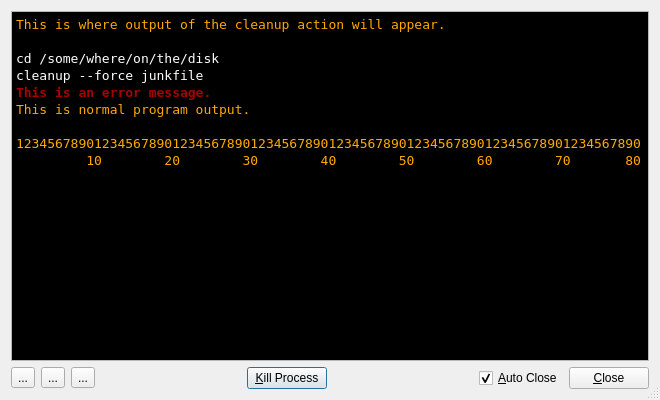
<?xml version="1.0" encoding="UTF-8"?>
<ui version="4.0">
 <class>OutputWindow</class>
 <widget class="QDialog" name="OutputWindow">
  <property name="geometry">
   <rect>
    <x>0</x>
    <y>0</y>
    <width>660</width>
    <height>400</height>
   </rect>
  </property>
  <property name="windowTitle">
   <string>Cleanup Output</string>
  </property>
  <property name="windowIcon">
   <iconset resource="icons.qrc">
    <normaloff>:/icons/terminal.png</normaloff>:/icons/terminal.png</iconset>
  </property>
  <property name="sizeGripEnabled">
   <bool>true</bool>
  </property>
  <layout class="QVBoxLayout" name="verticalLayout">
   <item>
    <widget class="QTextEdit" name="terminal">
     <property name="palette">
      <palette>
       <active>
        <colorrole role="Text">
         <brush brushstyle="SolidPattern">
          <color alpha="255">
           <red>255</red>
           <green>170</green>
           <blue>0</blue>
          </color>
         </brush>
        </colorrole>
        <colorrole role="Base">
         <brush brushstyle="SolidPattern">
          <color alpha="255">
           <red>0</red>
           <green>0</green>
           <blue>0</blue>
          </color>
         </brush>
        </colorrole>
       </active>
       <inactive>
        <colorrole role="Text">
         <brush brushstyle="SolidPattern">
          <color alpha="255">
           <red>255</red>
           <green>170</green>
           <blue>0</blue>
          </color>
         </brush>
        </colorrole>
        <colorrole role="Base">
         <brush brushstyle="SolidPattern">
          <color alpha="255">
           <red>0</red>
           <green>0</green>
           <blue>0</blue>
          </color>
         </brush>
        </colorrole>
       </inactive>
       <disabled>
        <colorrole role="Text">
         <brush brushstyle="SolidPattern">
          <color alpha="255">
           <red>128</red>
           <green>128</green>
           <blue>128</blue>
          </color>
         </brush>
        </colorrole>
        <colorrole role="Base">
         <brush brushstyle="SolidPattern">
          <color alpha="255">
           <red>255</red>
           <green>255</green>
           <blue>255</blue>
          </color>
         </brush>
        </colorrole>
       </disabled>
      </palette>
     </property>
     <property name="font">
      <font>
       <family>DejaVu Sans Mono</family>
       <weight>50</weight>
       <bold>false</bold>
      </font>
     </property>
     <property name="frameShape">
      <enum>QFrame::StyledPanel</enum>
     </property>
     <property name="lineWidth">
      <number>1</number>
     </property>
     <property name="lineWrapMode">
      <enum>QTextEdit::NoWrap</enum>
     </property>
     <property name="html">
      <string>&lt;!DOCTYPE HTML PUBLIC &quot;-//W3C//DTD HTML 4.0//EN&quot; &quot;http://www.w3.org/TR/REC-html40/strict.dtd&quot;&gt;
&lt;html&gt;&lt;head&gt;&lt;meta name=&quot;qrichtext&quot; content=&quot;1&quot; /&gt;&lt;style type=&quot;text/css&quot;&gt;
p, li { white-space: pre-wrap; }
&lt;/style&gt;&lt;/head&gt;&lt;body style=&quot; font-family:'DejaVu Sans Mono'; font-size:10pt; font-weight:400; font-style:normal;&quot;&gt;
&lt;p style=&quot; margin-top:0px; margin-bottom:0px; margin-left:0px; margin-right:0px; -qt-block-indent:0; text-indent:0px;&quot;&gt;This is where output of the cleanup action will appear.&lt;/p&gt;
&lt;p style=&quot;-qt-paragraph-type:empty; margin-top:0px; margin-bottom:0px; margin-left:0px; margin-right:0px; -qt-block-indent:0; text-indent:0px;&quot;&gt;&lt;br /&gt;&lt;/p&gt;
&lt;p style=&quot; margin-top:0px; margin-bottom:0px; margin-left:0px; margin-right:0px; -qt-block-indent:0; text-indent:0px;&quot;&gt;&lt;span style=&quot; color:#ffffff;&quot;&gt;cd /some/where/on/the/disk&lt;/span&gt;&lt;/p&gt;
&lt;p style=&quot; margin-top:0px; margin-bottom:0px; margin-left:0px; margin-right:0px; -qt-block-indent:0; text-indent:0px;&quot;&gt;&lt;span style=&quot; color:#ffffff;&quot;&gt;cleanup --force junkfile&lt;/span&gt;&lt;/p&gt;
&lt;p style=&quot; margin-top:0px; margin-bottom:0px; margin-left:0px; margin-right:0px; -qt-block-indent:0; text-indent:0px;&quot;&gt;&lt;span style=&quot; font-weight:600; color:#aa0000;&quot;&gt;This is an error message.&lt;/span&gt;&lt;/p&gt;
&lt;p style=&quot; margin-top:0px; margin-bottom:0px; margin-left:0px; margin-right:0px; -qt-block-indent:0; text-indent:0px;&quot;&gt;This is normal program output.&lt;/p&gt;
&lt;p style=&quot;-qt-paragraph-type:empty; margin-top:0px; margin-bottom:0px; margin-left:0px; margin-right:0px; -qt-block-indent:0; text-indent:0px;&quot;&gt;&lt;br /&gt;&lt;/p&gt;
&lt;p style=&quot; margin-top:0px; margin-bottom:0px; margin-left:0px; margin-right:0px; -qt-block-indent:0; text-indent:0px;&quot;&gt;12345678901234567890123456789012345678901234567890123456789012345678901234567890&lt;/p&gt;
&lt;p style=&quot; margin-top:0px; margin-bottom:0px; margin-left:0px; margin-right:0px; -qt-block-indent:0; text-indent:0px;&quot;&gt;         10        20        30        40        50        60        70       80&lt;/p&gt;&lt;/body&gt;&lt;/html&gt;</string>
     </property>
     <property name="acceptRichText">
      <bool>false</bool>
     </property>
     <property name="textInteractionFlags">
      <set>Qt::LinksAccessibleByMouse|Qt::TextSelectableByKeyboard|Qt::TextSelectableByMouse</set>
     </property>
    </widget>
   </item>
   <item>
    <layout class="QHBoxLayout" name="horizontalLayout">
     <item>
      <widget class="QToolButton" name="zoomInButton">
       <property name="text">
        <string>...</string>
       </property>
       <property name="icon">
        <iconset resource="icons.qrc">
         <normaloff>:/icons/zoom-in.png</normaloff>:/icons/zoom-in.png</iconset>
       </property>
      </widget>
     </item>
     <item>
      <widget class="QToolButton" name="zoomOutButton">
       <property name="text">
        <string>...</string>
       </property>
       <property name="icon">
        <iconset resource="icons.qrc">
         <normaloff>:/icons/zoom-out.png</normaloff>:/icons/zoom-out.png</iconset>
       </property>
      </widget>
     </item>
     <item>
      <widget class="QToolButton" name="resetZoomButton">
       <property name="text">
        <string>...</string>
       </property>
       <property name="icon">
        <iconset resource="icons.qrc">
         <normaloff>:/icons/zoom-best-fit.png</normaloff>:/icons/zoom-best-fit.png</iconset>
       </property>
      </widget>
     </item>
     <item>
      <spacer name="horizontalSpacer">
       <property name="orientation">
        <enum>Qt::Horizontal</enum>
       </property>
       <property name="sizeHint" stdset="0">
        <size>
         <width>40</width>
         <height>20</height>
        </size>
       </property>
      </spacer>
     </item>
     <item>
      <widget class="QPushButton" name="killButton">
       <property name="text">
        <string>&amp;Kill Process</string>
       </property>
      </widget>
     </item>
     <item>
      <spacer name="horizontalSpacer_2">
       <property name="orientation">
        <enum>Qt::Horizontal</enum>
       </property>
       <property name="sizeHint" stdset="0">
        <size>
         <width>40</width>
         <height>20</height>
        </size>
       </property>
      </spacer>
     </item>
     <item>
      <widget class="QCheckBox" name="autoCloseCheckBox">
       <property name="text">
        <string>&amp;Auto Close</string>
       </property>
       <property name="checked">
        <bool>true</bool>
       </property>
      </widget>
     </item>
     <item>
      <widget class="QPushButton" name="closeButton">
       <property name="text">
        <string>&amp;Close</string>
       </property>
      </widget>
     </item>
    </layout>
   </item>
  </layout>
  <action name="actionZoomIn">
   <property name="icon">
    <iconset resource="icons.qrc">
     <normaloff>:/icons/zoom-in.png</normaloff>:/icons/zoom-in.png</iconset>
   </property>
   <property name="text">
    <string>Zoom In</string>
   </property>
   <property name="toolTip">
    <string>Make the font of the output window larger.</string>
   </property>
   <property name="shortcut">
    <string>Ctrl++</string>
   </property>
  </action>
  <action name="actionZoomOut">
   <property name="icon">
    <iconset resource="icons.qrc">
     <normaloff>:/icons/zoom-out.png</normaloff>:/icons/zoom-out.png</iconset>
   </property>
   <property name="text">
    <string>Zoom Out</string>
   </property>
   <property name="toolTip">
    <string>Make the font of the output window smaller.</string>
   </property>
   <property name="shortcut">
    <string>Ctrl+-</string>
   </property>
  </action>
  <action name="actionResetZoom">
   <property name="icon">
    <iconset resource="icons.qrc">
     <normaloff>:/icons/zoom-best-fit.png</normaloff>:/icons/zoom-best-fit.png</iconset>
   </property>
   <property name="text">
    <string>Reset Zoom</string>
   </property>
   <property name="toolTip">
    <string>Use standard font size for the output window.</string>
   </property>
   <property name="shortcut">
    <string>Ctrl+0</string>
   </property>
  </action>
  <action name="actionKillProcess">
   <property name="icon">
    <iconset resource="icons.qrc">
     <normaloff>:/icons/stop.png</normaloff>:/icons/stop.png</iconset>
   </property>
   <property name="text">
    <string>Kill Process</string>
   </property>
   <property name="toolTip">
    <string>Forcefully kill the cleanup process.</string>
   </property>
  </action>
 </widget>
 <resources>
  <include location="icons.qrc"/>
 </resources>
 <connections>
  <connection>
   <sender>killButton</sender>
   <signal>clicked()</signal>
   <receiver>actionKillProcess</receiver>
   <slot>trigger()</slot>
   <hints>
    <hint type="sourcelabel">
     <x>271</x>
     <y>376</y>
    </hint>
    <hint type="destinationlabel">
     <x>-1</x>
     <y>-1</y>
    </hint>
   </hints>
  </connection>
  <connection>
   <sender>zoomInButton</sender>
   <signal>clicked()</signal>
   <receiver>actionZoomIn</receiver>
   <slot>trigger()</slot>
   <hints>
    <hint type="sourcelabel">
     <x>21</x>
     <y>376</y>
    </hint>
    <hint type="destinationlabel">
     <x>-1</x>
     <y>-1</y>
    </hint>
   </hints>
  </connection>
  <connection>
   <sender>zoomOutButton</sender>
   <signal>clicked()</signal>
   <receiver>actionZoomOut</receiver>
   <slot>trigger()</slot>
   <hints>
    <hint type="sourcelabel">
     <x>51</x>
     <y>376</y>
    </hint>
    <hint type="destinationlabel">
     <x>-1</x>
     <y>-1</y>
    </hint>
   </hints>
  </connection>
  <connection>
   <sender>resetZoomButton</sender>
   <signal>clicked()</signal>
   <receiver>actionResetZoom</receiver>
   <slot>trigger()</slot>
   <hints>
    <hint type="sourcelabel">
     <x>81</x>
     <y>376</y>
    </hint>
    <hint type="destinationlabel">
     <x>-1</x>
     <y>-1</y>
    </hint>
   </hints>
  </connection>
  <connection>
   <sender>closeButton</sender>
   <signal>clicked()</signal>
   <receiver>OutputWindow</receiver>
   <slot>close()</slot>
   <hints>
    <hint type="sourcelabel">
     <x>609</x>
     <y>377</y>
    </hint>
    <hint type="destinationlabel">
     <x>329</x>
     <y>199</y>
    </hint>
   </hints>
  </connection>
 </connections>
</ui>
